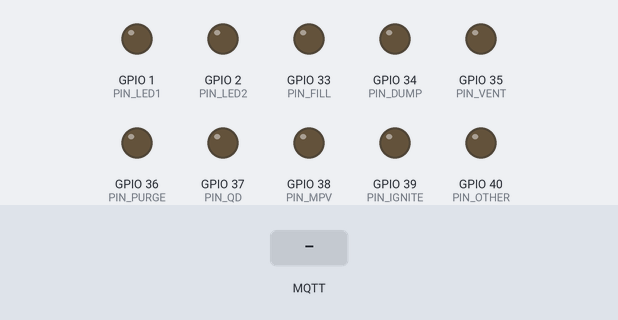
The program below on a simulated ESP32. Shown: output pins drawn as LEDs (lit = HIGH). The test bench sets the inputs (shaded band). WiFi joins after 1.5 s; servers stay silent unless stated; no MQTT or app messages arrive unless stated; what the program prints to the serial monitor is not drawn.

Above: at 3.4 s.
At 6.2 s:
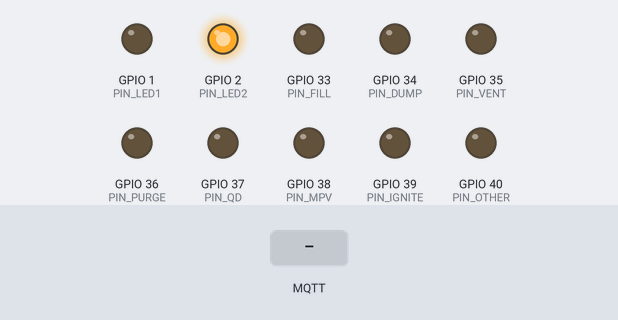
6.3 s: MQTT message "1" arrives on the first subscribed topic
7.8 s: MQTT message "on" arrives on the first subscribed topic
9.3 s: MQTT message "off" arrives on the first subscribed topic
At 15.7 s:
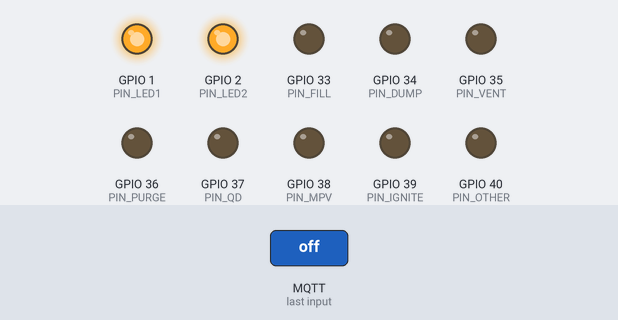
Timing chart, 0 to 16.8 s (numbered marks = the images above; inputs shaded):
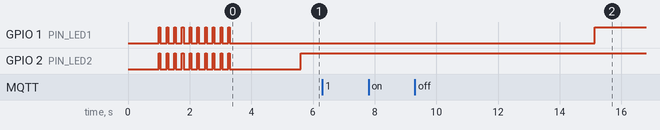

Measured:
- after the input at 6.3 s, every drawn part: stays the same
- after the input at 7.8 s, every drawn part: stays the same

The program:

main.cpp
```cpp
#include <Arduino.h>
#include <PubSubClient.h>
#include <WiFi.h>

#define PIN_FILL 33
#define PIN_DUMP 34
#define PIN_VENT 35
#define PIN_PURGE 36
#define PIN_QD 37
#define PIN_MPV 38
#define PIN_IGNITE 39
#define PIN_OTHER 40

#define PIN_LED1 1
#define PIN_LED2 2

volatile unsigned long last_msg_time = 0;
unsigned long last_mqtt_attempt = 0;
const unsigned long COMMS_TIMEOUT = 10000;
volatile bool comms_lost = false;

QueueHandle_t commandQueue;
struct CommandPacket {
    bool abortValve;
    bool qd;
    bool vent;
    bool ignite;
    bool fill;
    bool dump;
    bool mpv;
    bool purge;
    bool armState;
    uint32_t timestamp;
};

// Replace the next variables with your SSID/Password combination (router)
const char* ssid = "ILAY";
const char* password = "lebronpookie123";

const char* mqtt_server = "192.168.0.100";  // ipconfig in terminal
const char* SWITCHBOX_TOPIC = "switchbox/commands";

WiFiClient espClient;
PubSubClient mosquittoClient(espClient);

// Helper Functions
void enterSafeState(const char* reason) {
    // This function sets all pins to OFF
    // If commands are still coming in, this will have little effect

    Serial.print("SAFE SHUTDOWN: ");
    Serial.println(reason);

    // LOW = on, HIGH = off (reason: switchbox wires mixed)
    digitalWrite(PIN_IGNITE, LOW);
    digitalWrite(PIN_FILL, LOW);
    digitalWrite(PIN_VENT, LOW);
    digitalWrite(PIN_DUMP, LOW);
    digitalWrite(PIN_QD, LOW);
    digitalWrite(PIN_MPV, LOW);
    digitalWrite(PIN_PURGE, LOW);
    digitalWrite(PIN_OTHER, LOW);

    bool inSafeState = true;
    digitalWrite(PIN_LED1, inSafeState ? HIGH : LOW);
}
void initializeAllOutputPins() {
    pinMode(PIN_IGNITE, OUTPUT);
    pinMode(PIN_FILL, OUTPUT);
    pinMode(PIN_VENT, OUTPUT);
    pinMode(PIN_DUMP, OUTPUT);
    pinMode(PIN_QD, OUTPUT);
    pinMode(PIN_MPV, OUTPUT);
    pinMode(PIN_PURGE, OUTPUT);
    pinMode(PIN_OTHER, OUTPUT);

    pinMode(PIN_LED1, OUTPUT);
    pinMode(PIN_LED2, OUTPUT);
}
void flashLEDs(int numFlashes = 10, int onMs = 50, int offMs = 200){
    for(int i = 0; i < numFlashes; i++){
        digitalWrite(PIN_LED1, HIGH);
        digitalWrite(PIN_LED2, HIGH);

        delay(onMs);

        digitalWrite(PIN_LED1, LOW);
        digitalWrite(PIN_LED2, LOW);

        delay(offMs);
    }
}

// WIFI + Mosquitto
void mqttMessageCallback(char* topic, byte* payload, unsigned int length) {
    // Called when a message is received over mosquitto
    // Validates the packet format
    // Adds to queue to be handled by freeRTOS

    Serial.println("\n=== MQTT MESSAGE RECEIVED ===");

    Serial.print("Topic: ");
    Serial.println(topic);

    Serial.print("Length: ");
    Serial.println(length);

    Serial.print("Raw payload: ");
    for (unsigned int i = 0; i < length; i++) {
        Serial.print((char)payload[i]);
    }
    Serial.println();

    // Validation checks
    if (length != 11) {
        Serial.print("Invalid packet length! Received length: ");
        Serial.println(length);
        return;
    }

    if (payload[0] != 'A' || payload[length - 1] != 'Z') {
        Serial.println("Invalid start/end markers");
        return;
    }

    // Serial.println("Packet format valid");

    CommandPacket cmd;

    cmd.abortValve = payload[1] == '1';
    cmd.qd = payload[2] == '1';
    cmd.vent = payload[3] == '1';
    cmd.ignite = payload[4] == '1';
    cmd.fill = payload[5] == '1';
    cmd.dump = payload[6] == '1';
    cmd.mpv = payload[7] == '1';
    cmd.purge = payload[8] == '1';
    cmd.armState = payload[9] == '1';

    cmd.timestamp = millis();

    if (commandQueue != NULL) {
        xQueueOverwrite(commandQueue, &cmd);
        Serial.println("Command pushed to queue");
    } else {
        Serial.println("Queue is NULL");
    }

    last_msg_time = millis();
    comms_lost = false;
}
void setUpWifi() {
    // Connect to the wifi network running mosquitto
    // This function doesn't interact with mosquitto at all,
    // See connectToMosquittoTopic

    delay(10);
    // We start by connecting to a WiFi network
    Serial.println();
    Serial.print("Connecting to ");
    Serial.println(ssid);

    WiFi.mode(WIFI_STA);
    WiFi.begin(ssid, password);

    while (WiFi.status() != WL_CONNECTED) {
        delay(500);
        Serial.print(".");
    }

    Serial.println();
    Serial.println("WiFi connected");
    Serial.print("IP address: ");
    Serial.println(WiFi.localIP());
}
void connectToMosquittoTopic() {
    // Connects to the mosquitto topic / broker
    // @Ryder change this description if it is wrong

    //TODO: should this be moved to after next IF statement>?
    mosquittoClient.setServer(mqtt_server, 1883);
    mosquittoClient.setCallback(mqttMessageCallback);

    if (mosquittoClient.connected())
        return;

    String clientID = "CONTROL_BOX-" + WiFi.macAddress();

    if (mosquittoClient.connect(clientID.c_str())) {
        mosquittoClient.subscribe(SWITCHBOX_TOPIC);
        Serial.println("Connected to MQTT broker");
    } else {
        Serial.print("MQTT failed, rc=");
        Serial.println(mosquittoClient.state());
    }
}


// FreeRTOS Tasks
void taskPacketHandler(void* pvParameters) {
    // Takes the command packet off of commandQueue, added by mqttMessageCallback
    // Changes outputs accordingly

    CommandPacket cmd;

    while (true) {
        if (xQueueReceive(commandQueue, &cmd, portMAX_DELAY)) {
            if (cmd.abortValve) {
                enterSafeState("ABORT COMMAND");
                continue;
            }
            digitalWrite(PIN_FILL, cmd.fill ? HIGH : LOW);
            digitalWrite(PIN_DUMP, cmd.dump ? HIGH : LOW);
            digitalWrite(PIN_VENT, cmd.vent ? HIGH : LOW);
            digitalWrite(PIN_QD, cmd.qd ? HIGH : LOW);
            digitalWrite(PIN_PURGE, cmd.purge ? HIGH : LOW);
            if (cmd.armState) {  // allow ignite and mpv
                digitalWrite(PIN_MPV, cmd.mpv ? HIGH : LOW);
                digitalWrite(PIN_IGNITE, cmd.ignite ? HIGH : LOW);
            } else {
                digitalWrite(PIN_MPV, LOW);
                digitalWrite(PIN_IGNITE, LOW);
            }

            bool inSafeState =
            !cmd.fill &&
            !cmd.dump &&
            !cmd.vent &&
            !cmd.qd &&
            !cmd.purge &&
            (
                !cmd.armState ||
                (!cmd.mpv && !cmd.ignite)
            );
            digitalWrite(PIN_LED1, inSafeState ? HIGH : LOW);
        }
    }
}
void taskShutdownOnCommsLost(void* pvParameters) {
    // When communication is lost, set everything to safestate
    while (true) {
        if (!comms_lost && millis() - last_msg_time > COMMS_TIMEOUT) {
            comms_lost = true;
            enterSafeState("COMMS TIMEOUT");
        }
        vTaskDelay(pdMS_TO_TICKS(100));
    }
}
void taskMosquittoTopicReconnection(void* pvParameters) {
    // Wait for wifi connection,
    // Attempt to reconnect to mosquitto topic while disconnected

    while (true) {
        if (WiFi.status() != WL_CONNECTED) {
            vTaskDelay(pdMS_TO_TICKS(500));  // just wait
            continue;
        }
        if (!mosquittoClient.connected()) {
            digitalWrite(PIN_LED2, LOW);
            if (millis() - last_mqtt_attempt > 2000) {
                connectToMosquittoTopic();
                last_mqtt_attempt = millis();
            }
        }
        mosquittoClient.loop();
        vTaskDelay(pdMS_TO_TICKS(100));
        digitalWrite(PIN_LED2, HIGH);
        // vTaskDelay(pdMS_TO_TICKS(400));
    }
}


void setup() {
    Serial.begin(115200);
    delay(1000);

    initializeAllOutputPins();
    enterSafeState("INITIAL SAFE");

    flashLEDs();

    //Create FreeRTOS Queue
    commandQueue = xQueueCreate(1, sizeof(CommandPacket));
    if (commandQueue == NULL) {
        // Queue fail: bad memory allocation
        enterSafeState("QUEUE CREATION FAIL");
        while (true) {
        }
    }

    //Assign FreeRTOS Tasks
    //@Ryder: What are these parameters??
    xTaskCreatePinnedToCore(taskPacketHandler, "Control Task", 4096, NULL, 3, NULL, 1);
    xTaskCreatePinnedToCore(taskShutdownOnCommsLost, "Timeout Task", 4096, NULL, 2, NULL, 1);
    xTaskCreatePinnedToCore(taskMosquittoTopicReconnection, "MQTT Task", 4096, NULL, 1, NULL, 0);


    // Initialize Wifi and connect to mosquitto:
    setUpWifi();

    // connect to MQTT server
    connectToMosquittoTopic();

    last_msg_time = millis();

    Serial.println("Setup complete.");
}

void loop(){}
```
